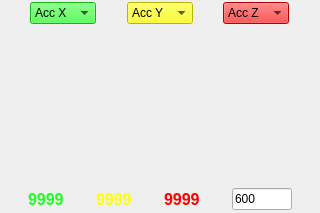
<ui version="4.0" >
 <class>Graph</class>
 <widget class="QWidget" name="Graph" >
  <property name="geometry" >
   <rect>
    <x>0</x>
    <y>0</y>
    <width>320</width>
    <height>213</height>
   </rect>
  </property>
  <property name="minimumSize" >
   <size>
    <width>320</width>
    <height>213</height>
   </size>
  </property>
  <property name="maximumSize" >
   <size>
    <width>320</width>
    <height>213</height>
   </size>
  </property>
  <property name="windowTitle" >
   <string>Form</string>
  </property>
  <layout class="QVBoxLayout" >
   <property name="spacing" >
    <number>0</number>
   </property>
   <property name="leftMargin" >
    <number>0</number>
   </property>
   <property name="topMargin" >
    <number>0</number>
   </property>
   <property name="rightMargin" >
    <number>0</number>
   </property>
   <property name="bottomMargin" >
    <number>0</number>
   </property>
   <item>
    <layout class="QHBoxLayout" >
     <property name="spacing" >
      <number>0</number>
     </property>
     <item>
      <spacer>
       <property name="orientation" >
        <enum>Qt::Horizontal</enum>
       </property>
       <property name="sizeHint" >
        <size>
         <width>40</width>
         <height>20</height>
        </size>
       </property>
      </spacer>
     </item>
     <item>
      <widget class="QComboBox" name="ui_xSelect" >
       <property name="font" >
        <font/>
       </property>
       <property name="styleSheet" >
        <string>background:rgb(30,255,30);</string>
       </property>
       <property name="editable" >
        <bool>false</bool>
       </property>
       <property name="currentIndex" >
        <number>1</number>
       </property>
       <property name="maxVisibleItems" >
        <number>11</number>
       </property>
       <item>
        <property name="text" >
         <string>None</string>
        </property>
       </item>
       <item>
        <property name="text" >
         <string>Acc X</string>
        </property>
       </item>
       <item>
        <property name="text" >
         <string>Acc Y</string>
        </property>
       </item>
       <item>
        <property name="text" >
         <string>Acc Z</string>
        </property>
       </item>
       <item>
        <property name="text" >
         <string>Ang 0</string>
        </property>
       </item>
       <item>
        <property name="text" >
         <string>Ang 1</string>
        </property>
       </item>
       <item>
        <property name="text" >
         <string>Ang 2</string>
        </property>
       </item>
       <item>
        <property name="text" >
         <string>Ang 3</string>
        </property>
       </item>
       <item>
        <property name="text" >
         <string>Ang 4</string>
        </property>
       </item>
       <item>
        <property name="text" >
         <string>Ang 5</string>
        </property>
       </item>
       <item>
        <property name="text" >
         <string>Ang 6</string>
        </property>
       </item>
       <item>
        <property name="text" >
         <string>Ang 7</string>
        </property>
       </item>
       <item>
        <property name="text" >
         <string>Dig 8</string>
        </property>
       </item>
       <item>
        <property name="text" >
         <string>Dig 9</string>
        </property>
       </item>
       <item>
        <property name="text" >
         <string>Dig 10</string>
        </property>
       </item>
       <item>
        <property name="text" >
         <string>Dig 11</string>
        </property>
       </item>
       <item>
        <property name="text" >
         <string>Dig 12</string>
        </property>
       </item>
       <item>
        <property name="text" >
         <string>Dig 13</string>
        </property>
       </item>
       <item>
        <property name="text" >
         <string>Dig 14</string>
        </property>
       </item>
       <item>
        <property name="text" >
         <string>Dig 15</string>
        </property>
       </item>
      </widget>
     </item>
     <item>
      <spacer>
       <property name="orientation" >
        <enum>Qt::Horizontal</enum>
       </property>
       <property name="sizeHint" >
        <size>
         <width>40</width>
         <height>20</height>
        </size>
       </property>
      </spacer>
     </item>
     <item>
      <widget class="QComboBox" name="ui_ySelect" >
       <property name="font" >
        <font/>
       </property>
       <property name="styleSheet" >
        <string>background:yellow;</string>
       </property>
       <property name="editable" >
        <bool>false</bool>
       </property>
       <property name="currentIndex" >
        <number>2</number>
       </property>
       <property name="maxVisibleItems" >
        <number>11</number>
       </property>
       <item>
        <property name="text" >
         <string>None</string>
        </property>
       </item>
       <item>
        <property name="text" >
         <string>Acc X</string>
        </property>
       </item>
       <item>
        <property name="text" >
         <string>Acc Y</string>
        </property>
       </item>
       <item>
        <property name="text" >
         <string>Acc Z</string>
        </property>
       </item>
       <item>
        <property name="text" >
         <string>Ang 0</string>
        </property>
       </item>
       <item>
        <property name="text" >
         <string>Ang 1</string>
        </property>
       </item>
       <item>
        <property name="text" >
         <string>Ang 2</string>
        </property>
       </item>
       <item>
        <property name="text" >
         <string>Ang 3</string>
        </property>
       </item>
       <item>
        <property name="text" >
         <string>Ang 4</string>
        </property>
       </item>
       <item>
        <property name="text" >
         <string>Ang 5</string>
        </property>
       </item>
       <item>
        <property name="text" >
         <string>Ang 6</string>
        </property>
       </item>
       <item>
        <property name="text" >
         <string>Ang 7</string>
        </property>
       </item>
       <item>
        <property name="text" >
         <string>Dig 8</string>
        </property>
       </item>
       <item>
        <property name="text" >
         <string>Dig 9</string>
        </property>
       </item>
       <item>
        <property name="text" >
         <string>Dig 10</string>
        </property>
       </item>
       <item>
        <property name="text" >
         <string>Dig 11</string>
        </property>
       </item>
       <item>
        <property name="text" >
         <string>Dig 12</string>
        </property>
       </item>
       <item>
        <property name="text" >
         <string>Dig 13</string>
        </property>
       </item>
       <item>
        <property name="text" >
         <string>Dig 14</string>
        </property>
       </item>
       <item>
        <property name="text" >
         <string>Dig 15</string>
        </property>
       </item>
      </widget>
     </item>
     <item>
      <spacer>
       <property name="orientation" >
        <enum>Qt::Horizontal</enum>
       </property>
       <property name="sizeHint" >
        <size>
         <width>40</width>
         <height>20</height>
        </size>
       </property>
      </spacer>
     </item>
     <item>
      <widget class="QComboBox" name="ui_zSelect" >
       <property name="font" >
        <font/>
       </property>
       <property name="styleSheet" >
        <string>background:red;</string>
       </property>
       <property name="editable" >
        <bool>false</bool>
       </property>
       <property name="currentIndex" >
        <number>3</number>
       </property>
       <property name="maxVisibleItems" >
        <number>11</number>
       </property>
       <item>
        <property name="text" >
         <string>None</string>
        </property>
       </item>
       <item>
        <property name="text" >
         <string>Acc X</string>
        </property>
       </item>
       <item>
        <property name="text" >
         <string>Acc Y</string>
        </property>
       </item>
       <item>
        <property name="text" >
         <string>Acc Z</string>
        </property>
       </item>
       <item>
        <property name="text" >
         <string>Ang 0</string>
        </property>
       </item>
       <item>
        <property name="text" >
         <string>Ang 1</string>
        </property>
       </item>
       <item>
        <property name="text" >
         <string>Ang 2</string>
        </property>
       </item>
       <item>
        <property name="text" >
         <string>Ang 3</string>
        </property>
       </item>
       <item>
        <property name="text" >
         <string>Ang 4</string>
        </property>
       </item>
       <item>
        <property name="text" >
         <string>Ang 5</string>
        </property>
       </item>
       <item>
        <property name="text" >
         <string>Ang 6</string>
        </property>
       </item>
       <item>
        <property name="text" >
         <string>Ang 7</string>
        </property>
       </item>
       <item>
        <property name="text" >
         <string>Dig 8</string>
        </property>
       </item>
       <item>
        <property name="text" >
         <string>Dig 9</string>
        </property>
       </item>
       <item>
        <property name="text" >
         <string>Dig 10</string>
        </property>
       </item>
       <item>
        <property name="text" >
         <string>Dig 11</string>
        </property>
       </item>
       <item>
        <property name="text" >
         <string>Dig 12</string>
        </property>
       </item>
       <item>
        <property name="text" >
         <string>Dig 13</string>
        </property>
       </item>
       <item>
        <property name="text" >
         <string>Dig 14</string>
        </property>
       </item>
       <item>
        <property name="text" >
         <string>Dig 15</string>
        </property>
       </item>
      </widget>
     </item>
     <item>
      <spacer>
       <property name="orientation" >
        <enum>Qt::Horizontal</enum>
       </property>
       <property name="sizeHint" >
        <size>
         <width>40</width>
         <height>20</height>
        </size>
       </property>
      </spacer>
     </item>
    </layout>
   </item>
   <item>
    <layout class="QHBoxLayout" >
     <item>
      <spacer>
       <property name="orientation" >
        <enum>Qt::Horizontal</enum>
       </property>
       <property name="sizeHint" >
        <size>
         <width>40</width>
         <height>20</height>
        </size>
       </property>
      </spacer>
     </item>
     <item>
      <widget class="QWidget" native="1" name="ui_graphWidget" >
       <property name="sizePolicy" >
        <sizepolicy vsizetype="Preferred" hsizetype="Preferred" >
         <horstretch>100</horstretch>
         <verstretch>100</verstretch>
        </sizepolicy>
       </property>
       <property name="minimumSize" >
        <size>
         <width>280</width>
         <height>160</height>
        </size>
       </property>
       <property name="maximumSize" >
        <size>
         <width>280</width>
         <height>160</height>
        </size>
       </property>
      </widget>
     </item>
     <item>
      <spacer>
       <property name="orientation" >
        <enum>Qt::Horizontal</enum>
       </property>
       <property name="sizeHint" >
        <size>
         <width>40</width>
         <height>20</height>
        </size>
       </property>
      </spacer>
     </item>
    </layout>
   </item>
   <item>
    <layout class="QHBoxLayout" >
     <property name="spacing" >
      <number>0</number>
     </property>
     <item>
      <spacer>
       <property name="orientation" >
        <enum>Qt::Horizontal</enum>
       </property>
       <property name="sizeHint" >
        <size>
         <width>40</width>
         <height>20</height>
        </size>
       </property>
      </spacer>
     </item>
     <item>
      <widget class="QLabel" name="ui_xValue" >
       <property name="minimumSize" >
        <size>
         <width>40</width>
         <height>0</height>
        </size>
       </property>
       <property name="styleSheet" >
        <string>color:rgb(30,255,30);
font-size:12pt;
font:bold;</string>
       </property>
       <property name="text" >
        <string>9999</string>
       </property>
      </widget>
     </item>
     <item>
      <spacer>
       <property name="orientation" >
        <enum>Qt::Horizontal</enum>
       </property>
       <property name="sizeHint" >
        <size>
         <width>40</width>
         <height>20</height>
        </size>
       </property>
      </spacer>
     </item>
     <item>
      <widget class="QLabel" name="ui_yValue" >
       <property name="minimumSize" >
        <size>
         <width>40</width>
         <height>0</height>
        </size>
       </property>
       <property name="styleSheet" >
        <string>color:yellow;
font-size:12pt;
font:bold;</string>
       </property>
       <property name="text" >
        <string>9999</string>
       </property>
      </widget>
     </item>
     <item>
      <spacer>
       <property name="orientation" >
        <enum>Qt::Horizontal</enum>
       </property>
       <property name="sizeHint" >
        <size>
         <width>40</width>
         <height>20</height>
        </size>
       </property>
      </spacer>
     </item>
     <item>
      <widget class="QLabel" name="ui_zValue" >
       <property name="minimumSize" >
        <size>
         <width>40</width>
         <height>0</height>
        </size>
       </property>
       <property name="styleSheet" >
        <string>color:red;
font-size:12pt;
font:bold;</string>
       </property>
       <property name="text" >
        <string>9999</string>
       </property>
      </widget>
     </item>
     <item>
      <spacer>
       <property name="orientation" >
        <enum>Qt::Horizontal</enum>
       </property>
       <property name="sizeHint" >
        <size>
         <width>40</width>
         <height>20</height>
        </size>
       </property>
      </spacer>
     </item>
     <item>
      <widget class="QLineEdit" name="ui_delTimeLine" >
       <property name="sizePolicy" >
        <sizepolicy vsizetype="Fixed" hsizetype="Fixed" >
         <horstretch>0</horstretch>
         <verstretch>0</verstretch>
        </sizepolicy>
       </property>
       <property name="maximumSize" >
        <size>
         <width>60</width>
         <height>16777215</height>
        </size>
       </property>
       <property name="layoutDirection" >
        <enum>Qt::RightToLeft</enum>
       </property>
       <property name="text" >
        <string>600</string>
       </property>
      </widget>
     </item>
     <item>
      <spacer>
       <property name="orientation" >
        <enum>Qt::Horizontal</enum>
       </property>
       <property name="sizeHint" >
        <size>
         <width>40</width>
         <height>20</height>
        </size>
       </property>
      </spacer>
     </item>
    </layout>
   </item>
  </layout>
 </widget>
 <resources/>
 <connections/>
</ui>
